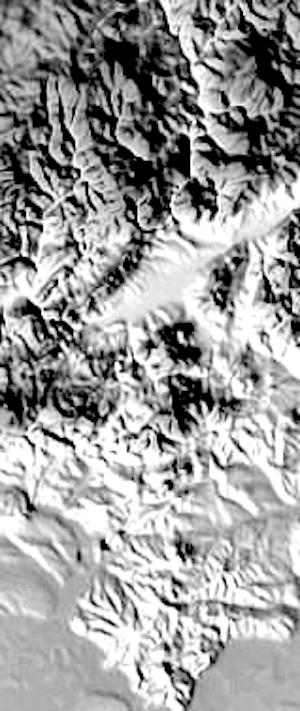
#> input picture testing/map.png, 300 x 711 px
$ jupyter execute Visualization.ipynb   (shell and % lines are left out)
#> lines starting #> are read from the running program, lines starting #| are printed output that depends on the picture
[cell 1]
import numpy as np
import matplotlib.pyplot as plt

# Define constants
GRID_SIZE = 100  # Size of the 3D terrain grid
NUM_PARTICLES = 100  # Number of particles for the particle filter

# Generate random 3D terrain
terrain = np.random.rand(GRID_SIZE, GRID_SIZE) * 100

# Initialize particles
particles = np.random.randint(0, GRID_SIZE, size=(NUM_PARTICLES, 2))

# Perform particle filtering
def particle_filter(terrain, particles):
    particle_weights = np.zeros(NUM_PARTICLES)
    for i in range(NUM_PARTICLES):
        x, y = particles[i]
        particles[i] = [x + np.random.randint(-1, 2), y + np.random.randint(-1, 2)]
        particles[i] = np.clip(particles[i], 0, GRID_SIZE - 1)
        if np.isnan(terrain[particles[i][0], particles[i][1]]):
            particles[i] = np.random.randint(0, GRID_SIZE, size=2)
        # Calculate particle weights based on terrain height
        particle_weights[i] = terrain[particles[i][0], particles[i][1]]

    # Normalize particle weights
    particle_weights /= np.sum(particle_weights)

    # Resample particles based on weights
    indices = np.random.choice(np.arange(NUM_PARTICLES), size=NUM_PARTICLES, replace=True, p=particle_weights)
    particles = particles[indices]

    return particles

# Create graphs based on the obtained results
def create_graphs(terrain, particles, iteration):
    fig, axs = plt.subplots(1, 2, figsize=(12, 6))

    # Plot original terrain
    im1 = axs[0].imshow(terrain, cmap='terrain')
    axs[0].set_title("Original Terrain")
    fig.colorbar(im1, ax=axs[0], fraction=0.046, pad=0.04)

    # Plot particle positions
    im2 = axs[1].imshow(terrain, cmap='terrain')
    axs[1].scatter(particles[:, 1], particles[:, 0], c='black', marker='.', label='Particles')
    axs[1].set_title(f"Particle Positions (Iteration {iteration})")
    axs[1].legend()
    fig.colorbar(im2, ax=axs[1], fraction=0.046, pad=0.04)

    plt.tight_layout()
    plt.show()

# Perform iterations of particle filtering and create graphs
num_iterations = 10
for i in range(num_iterations):
    particles = particle_filter(terrain, particles)
    create_graphs(terrain, particles, i+1)
#> this loop made 10 passes
#> pass 1, in create_graphs, `plt.show()`:
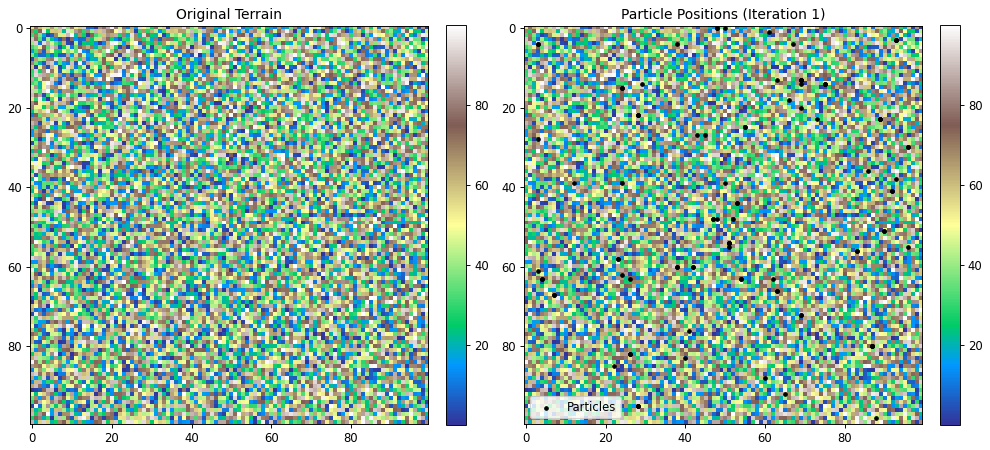
#> figure drawn by matplotlib, 4 panels

[cell 2]
import numpy as np
import cv2
from google.colab.patches import cv2_imshow

map = cv2.imread("map.png",0)
#> map is the input picture: shape (711, 300); min 0, max 255, mean 157.3
HEIGHT, WIDTH = map.shape
#> HEIGHT = 711; WIDTH = 300
print(map)
#> (printed output is left out)

rx, ry, rtheta = (WIDTH/4, HEIGHT/4, 0)
#> rx = 75; ry = 177.8; rtheta = 0

[cell 3]
STEP = 5
TURN = np.radians(25)

def get_input():
  fwd = 8
  turn = 0
  halt = False
  k = cv2.waitKey(0)
  if k == 82:
    fwd = STEP
  elif k == 83:
    turn = TURN
  elif k == 81:
    turn = -TURN
  else:
    halt = True

  return fwd, turn, halt

[cell 4]
SIGMA_STEP = 0.5
SIGMA_TURN = np.radians(5)

# [9 lines left out: function move_robot, not called in this run]

[cell 5]
NUM_PARTICLES = 3000
def init():
    particles = np.random.rand(NUM_PARTICLES, 3)
    particles[:, :2] *= np.array([WIDTH, HEIGHT])
    particles[:, 2] *= np.radians(360)
    return particles

[cell 6]
# [8 lines left out: function move_particles, not called in this run]

[cell 7]
SIGMA_SENSOR = 2
# [7 lines left out: function sense, not called in this run]

[cell 8]
# [22 lines left out: function compute_weights, not called in this run]

[cell 9]
# [14 lines left out: function resample, not called in this run]

[cell 10]
SIGMA_POS = 2
SIGMA_TURN = np.radians(10)
# [12 lines left out: function add_noise, not called in this run]

[cell 11]
def display(map, rx, ry, particles):
    lmap = cv2.cvtColor(map, cv2.COLOR_GRAY2BGR)

    # Display particles
    if len(particles) > 0:
        for i in range(NUM_PARTICLES):
            cv2.circle(lmap,
                       (int(particles[i,0]), int(particles[i,1])),
                       1,
                       (255,0,0),
                       1)

    # Display robot
    cv2.circle(lmap, (int(rx), int(ry)), 5, (0,255,0), 10)

    # Display best guess
    if len(particles) > 0:
        px = np.mean(particles[:,0])
        py = np.mean(particles[:,1])
        cv2.circle(lmap, (int(px), int(py)), 5, (0,0,255), 5)

    cv2_imshow('map')

[cell 12]
particles = init()
while True:
    display(map, rx, ry, particles)
    input_values = get_input()

    # Handle the case where get_input() returns None
    if input_values is None:
        fwd, turn, halt = 0, 0, True
    else:
        fwd, turn, halt = input_values

    if halt:
        break

    rx, ry, rtheta = move_robot(rx, ry, rtheta, fwd, turn)
    particles = move_particles(particles, fwd, turn)

    if fwd != 0:
        robot_sensor = sense(rx, ry, noisy=True)
        weights = compute_weights(particles, robot_sensor)
        particles = resample(particles, weights)
        particles = add_noise(particles)
#> this loop made 1 pass; (key Esc is pressed on pass 1)
#> after the loop, particles = 3000 rows, first 8: [296.5, 673.3, 4.48], [61.77, 164.5, 3], [22.45, 638.5, 2.56], [107.1, 322.3, 5.8], [273.3, 182.4, 3.45], [129.8, 32.65, 3.3], [230.3, 549.5, 4.61], [61.02, 52.05, 1.06]

cv2.destroyAllWindows()
